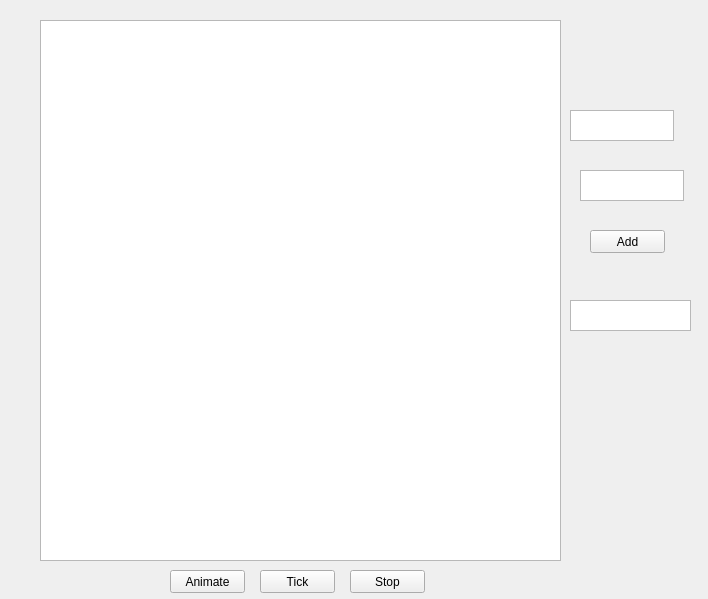
<?xml version="1.0" encoding="UTF-8"?>
<ui version="4.0">
 <class>Form</class>
 <widget class="QWidget" name="Form">
  <property name="geometry">
   <rect>
    <x>0</x>
    <y>0</y>
    <width>708</width>
    <height>599</height>
   </rect>
  </property>
  <property name="windowTitle">
   <string>Form</string>
  </property>
  <widget class="QPushButton" name="animateButton">
   <property name="geometry">
    <rect>
     <x>170</x>
     <y>570</y>
     <width>75</width>
     <height>23</height>
    </rect>
   </property>
   <property name="text">
    <string>Animate</string>
   </property>
  </widget>
  <widget class="QPushButton" name="tickButton">
   <property name="geometry">
    <rect>
     <x>260</x>
     <y>570</y>
     <width>75</width>
     <height>23</height>
    </rect>
   </property>
   <property name="text">
    <string>Tick</string>
   </property>
  </widget>
  <widget class="QPushButton" name="stopButton">
   <property name="geometry">
    <rect>
     <x>350</x>
     <y>570</y>
     <width>75</width>
     <height>23</height>
    </rect>
   </property>
   <property name="text">
    <string>Stop</string>
   </property>
  </widget>
  <widget class="QPlainTextEdit" name="inputNum1">
   <property name="geometry">
    <rect>
     <x>570</x>
     <y>110</y>
     <width>104</width>
     <height>31</height>
    </rect>
   </property>
  </widget>
  <widget class="QPlainTextEdit" name="inputNum2">
   <property name="geometry">
    <rect>
     <x>580</x>
     <y>170</y>
     <width>104</width>
     <height>31</height>
    </rect>
   </property>
  </widget>
  <widget class="QPushButton" name="addButton">
   <property name="geometry">
    <rect>
     <x>590</x>
     <y>230</y>
     <width>75</width>
     <height>23</height>
    </rect>
   </property>
   <property name="text">
    <string>Add</string>
   </property>
  </widget>
  <widget class="QTextBrowser" name="outputSum">
   <property name="geometry">
    <rect>
     <x>570</x>
     <y>300</y>
     <width>121</width>
     <height>31</height>
    </rect>
   </property>
  </widget>
  <widget class="QTextBrowser" name="textBrowser">
   <property name="geometry">
    <rect>
     <x>40</x>
     <y>20</y>
     <width>521</width>
     <height>541</height>
    </rect>
   </property>
  </widget>
  <zorder>animateButton</zorder>
  <zorder>tickButton</zorder>
  <zorder>stopButton</zorder>
  <zorder>inputNum1</zorder>
  <zorder>inputNum2</zorder>
  <zorder>addButton</zorder>
  <zorder>outputSum</zorder>
  <zorder>gridLayoutWidget</zorder>
  <zorder>textBrowser</zorder>
 </widget>
 <resources/>
 <connections/>
</ui>
